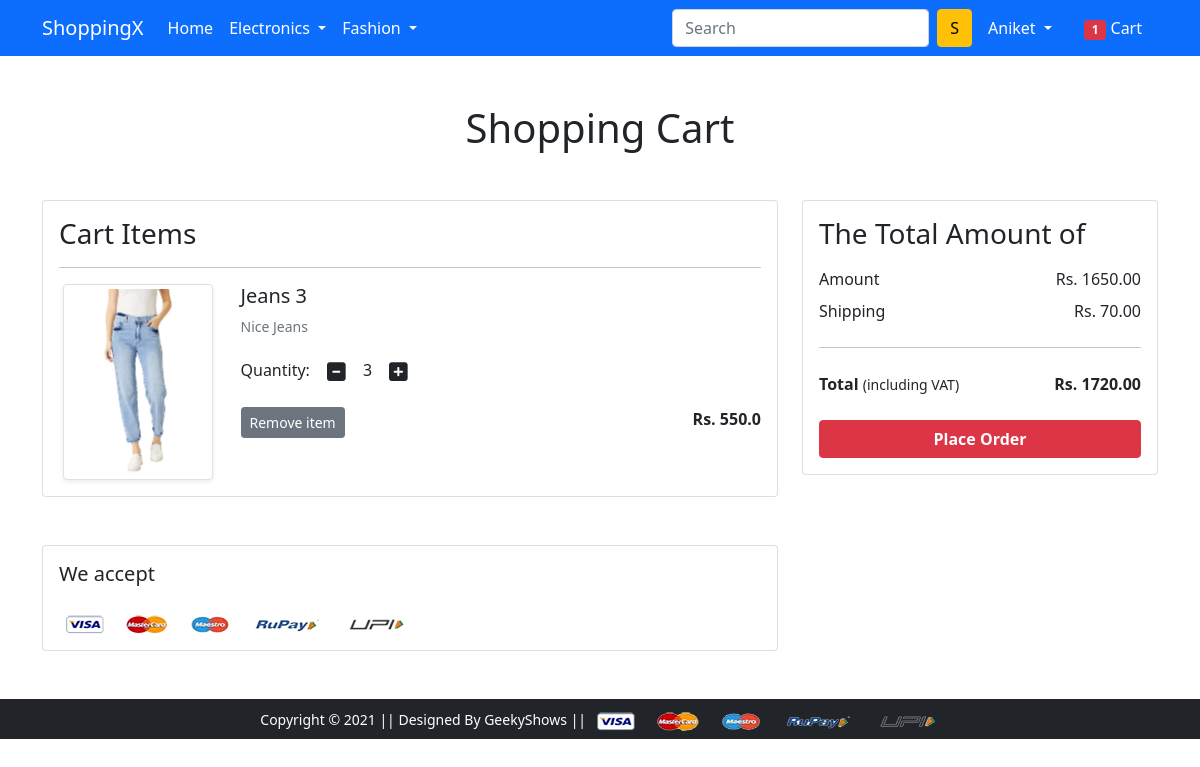
Page /cart/ (signed in) on the committed database.
### app/models.py (models this page shows, shortened)
class Cart(models.Model):
 user = models.ForeignKey(User, on_delete=models.CASCADE)
 product = models.ForeignKey(Product, on_delete=models.CASCADE)
 quantity = models.PositiveIntegerField(default=1)
 def __str__(self):
  return str(self.id)

class Product(models.Model):
 title = models.CharField(max_length=100)
 selling_price = models.FloatField()
 discounted_price = models.FloatField()
 description = models.TextField()
 brand = models.CharField(max_length=100)
 category = models.CharField( choices=CATEGORY_CHOICES, max_length=2)
 product_image = models.ImageField(upload_to='productimg')

### app/views.py (the view)
# urls.py: path('cart/', views.show_cart, name='showcart'),
@login_required
def show_cart(request):
	totalitem = 0
	if request.user.is_authenticated:
		totalitem = len(Cart.objects.filter(user=request.user))
		user = request.user
		cart = Cart.objects.filter(user=user)
		amount = 0.0
		shipping_amount = 70.0
		totalamount=0.0
		cart_product = [p for p in Cart.objects.all() if p.user == request.user]
		print(cart_product)
		if cart_product:
			for p in cart_product:
				tempamount = (p.quantity * p.product.discounted_price)
				amount += tempamount
			totalamount = amount+shipping_amount
			return render(request, 'app/addtocart.html', {'carts':cart, 'amount':amount, 'totalamount':totalamount, 'totalitem':totalitem})
		else:
			return render(request, 'app/emptycart.html', {'totalitem':totalitem})
	else:
		return render(request, 'app/emptycart.html', {'totalitem':totalitem})

### app/templates/app/addtocart.html (shortened to what this page needs)
{% extends 'app/base.html' %}
{% load static %}
{% block main-content %}
<div class="container my-5">
 <div class="row">
  <h1 class="text-center mb-5">Shopping Cart</h1>
  <div class="col-sm-8">
  <div class="card">
   <div class="card-body">
    <h3>Cart Items</h3>
    {% for cart in carts %}
    <hr>
    <div class="row">
     <div class="col-sm-3 text-center align-self-center"><img src="{{cart.product.product_image.url}}" alt="" srcset="" class="img-fluid img-thumbnail shadow-sm" height="150" width="150"> </div>
     <div class="col-sm-9">
      <div>
       <h5>{{cart.product.title}}</h5>
       <p class="mb-2 text-muted small">{{cart.product.description}}</p>
       <div class="my-3">
        <label for="quantity">Quantity:</label>
        <a class="minus-cart btn" pid="{{cart.product.id}}"><i class="fas fa-minus-square fa-lg"></i></a>
          <span id="quantity">{{cart.quantity}}</span>
        <a class="plus-cart btn" pid="{{cart.product.id}}"><i class="fas fa-plus-square fa-lg"></i></a>
       </div>
       <div class="d-flex justify-content-between">
        <a class="btn btn-sm btn-secondary mr-3 remove-cart" pid={{cart.product.id}}>Remove item </a>
        <p class="mb-0"><span><strong>Rs. {{cart.product.discounted_price}}</strong></span></p>
       </div>
      </div>
     </div>
    </div>
    {% endfor %}
   </div>
   </div>
  </div>
  <div class="col-sm-4">
   <div class="card">
    <div class="card-body">
      <h3>The Total Amount of</h3>
      <ul class="list-group">
       <li class="list-group-item d-flex justify-content-between align-items-center border-0 px-0 pb-0">Amount<span>Rs. <span id="amount">{{amount|floatformat:2}}</span> </span></li>
       <li class="list-group-item d-flex justify-content-between align-items-center border-0 px-0">Shipping<span>Rs. 70.00</span></li>
       <hr>
       <li class="list-group-item d-flex justify-content-between align-items-center border-0 px-0 mb-3">
        <div>
           <strong>Total</strong> <small>(including VAT)</small>
         </div>
         <span><strong>Rs. </strong><strong id="totalamount"> {{totalamount|floatformat:2}}</strong></span>
       </li>
      </ul>
      <div class="d-grid"><a href="{% url 'checkout' %}" class="btn btn-danger fw-bold">Place Order</a></div>
    </div>
   </div>
  </div>
 </div>
</div>
<div class="container">
 <div class="row">
  <div class="col-sm-8">
   <div class="card">
    <div class="card-body">
      <h5 class="mb-4">We accept</h5>
      <img src="{% static 'app/images/payment.png' %}" alt="" class="img-fluid">
    </div>
  </div>
  </div>
 </div>
</div>
{% endblock main-content %}

### app/templates/app/base.html (shortened to what this page needs)
<!doctype html>
{% load static %}
<html lang="en">
  <head>
    <link href="https://cdn.jsdelivr.net/npm/bootstrap@5.0.0-beta1/dist/css/bootstrap.min.css" rel="stylesheet">
    <link rel="stylesheet" href="{% static 'app/css/owl.carousel.min.css' %}">
    <link rel="stylesheet" href="{% static 'app/css/all.min.css' %}">
    <link rel="stylesheet" href="{% static 'app/css/style.css' %}">
  </head>
  <body>
    <nav class="navbar navbar-expand-lg navbar-dark bg-primary">
     <div class="container">
       <a class="navbar-brand" href="/">ShoppingX</a>
       <div class="collapse navbar-collapse" id="navbarSupportedContent">
         <ul class="navbar-nav me-auto mb-2 mb-lg-0">
           <li class="nav-item">
             <a class="nav-link active" aria-current="page" href="/">Home</a>
           </li>
           <li class="nav-item dropdown">
             <a class="nav-link dropdown-toggle text-white" href="#" id="electronicsDropdown" role="button" data-bs-toggle="dropdown" aria-expanded="false">
               Electronics
             </a>
           </li>
           <li class="nav-item dropdown">
             <a class="nav-link dropdown-toggle text-white" href="#" id="fashionDropdown" role="button" data-bs-toggle="dropdown" aria-expanded="false">
               Fashion
             </a>
           </li>
         </ul>
         <form class="d-flex">
           <input class="form-control me-2" type="search" placeholder="Search" aria-label="Search">
           <button class="btn btn-warning" type="submit">S</button>
         </form>
         <div>
          <ul class="navbar-nav me-auto mb-2 mb-lg-0">
          {% if request.user.is_authenticated %}
           <li class="nav-item dropdown mx-2">
              <a class="nav-link dropdown-toggle text-white" href="#" id="profileDropdown" role="button" data-bs-toggle="dropdown" aria-expanded="false">
                {{request.user.username|capfirst}}
              </a>
            </li>
            <li class="nav-item mx-2">
              <a href="{% url 'showcart' %}" class="nav-link text-white"><span class="badge bg-danger">{{totalitem}}</span> Cart </a>
            </li>
            {% endif %}
          </ul>
         </div>
       </div>
     </div>
    </nav>
    {% block main-content %} {% endblock main-content %}
    <footer class="container-fluid bg-dark text-center p-2 mt-5">
        <small class="text-white">Copyright &copy; 2021 || Designed By GeekyShows || </small>
        <img src="{% static 'app/images/payment.png' %}" alt="" srcset="" class="img-fluid" height="2px">
    </footer>
  </body>
</html>

### rows in the picture
Cart: product.product_image (picture), product "Jeans 3", product.description "Nice Jeans", quantity "3", product.discounted_price "550.0"

### other values in the picture
{{ request.user.username|capfirst }} "Aniket"
{{ totalitem }} "1"
{{ amount|floatformat:2 }} "1650.00"
{{ totalamount|floatformat:2 }} "1720.00"
